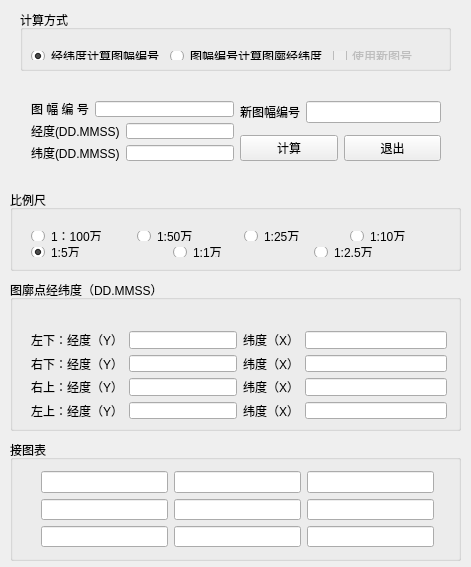
<?xml version="1.0" encoding="UTF-8"?>
<ui version="4.0">
 <class>PictureFrame</class>
 <widget class="QWidget" name="PictureFrame">
  <property name="geometry">
   <rect>
    <x>0</x>
    <y>0</y>
    <width>471</width>
    <height>567</height>
   </rect>
  </property>
  <property name="windowTitle">
   <string>图幅信息计算器</string>
  </property>
  <widget class="QGroupBox" name="groupBox_IndexMap">
   <property name="geometry">
    <rect>
     <x>10</x>
     <y>440</y>
     <width>451</width>
     <height>121</height>
    </rect>
   </property>
   <property name="title">
    <string>接图表</string>
   </property>
   <widget class="QWidget" name="layoutWidget">
    <property name="geometry">
     <rect>
      <x>20</x>
      <y>20</y>
      <width>415</width>
      <height>98</height>
     </rect>
    </property>
    <layout class="QVBoxLayout" name="verticalLayout_6">
     <item>
      <layout class="QHBoxLayout" name="horizontalLayout_18">
       <item>
        <widget class="QLineEdit" name="lineEdit_table11">
         <property name="enabled">
          <bool>true</bool>
         </property>
         <property name="alignment">
          <set>Qt::AlignCenter</set>
         </property>
         <property name="readOnly">
          <bool>true</bool>
         </property>
        </widget>
       </item>
       <item>
        <widget class="QLineEdit" name="lineEdit_table12">
         <property name="enabled">
          <bool>true</bool>
         </property>
         <property name="alignment">
          <set>Qt::AlignCenter</set>
         </property>
         <property name="readOnly">
          <bool>true</bool>
         </property>
        </widget>
       </item>
       <item>
        <widget class="QLineEdit" name="lineEdit_table13">
         <property name="enabled">
          <bool>true</bool>
         </property>
         <property name="alignment">
          <set>Qt::AlignCenter</set>
         </property>
         <property name="readOnly">
          <bool>true</bool>
         </property>
        </widget>
       </item>
      </layout>
     </item>
     <item>
      <layout class="QHBoxLayout" name="horizontalLayout_19">
       <item>
        <widget class="QLineEdit" name="lineEdit_table21">
         <property name="enabled">
          <bool>true</bool>
         </property>
         <property name="alignment">
          <set>Qt::AlignCenter</set>
         </property>
         <property name="readOnly">
          <bool>true</bool>
         </property>
        </widget>
       </item>
       <item>
        <widget class="QLineEdit" name="lineEdit_table22">
         <property name="enabled">
          <bool>true</bool>
         </property>
         <property name="alignment">
          <set>Qt::AlignCenter</set>
         </property>
         <property name="readOnly">
          <bool>true</bool>
         </property>
        </widget>
       </item>
       <item>
        <widget class="QLineEdit" name="lineEdit_table23">
         <property name="enabled">
          <bool>true</bool>
         </property>
         <property name="alignment">
          <set>Qt::AlignCenter</set>
         </property>
         <property name="readOnly">
          <bool>true</bool>
         </property>
        </widget>
       </item>
      </layout>
     </item>
     <item>
      <layout class="QHBoxLayout" name="horizontalLayout_20">
       <item>
        <widget class="QLineEdit" name="lineEdit_table31">
         <property name="enabled">
          <bool>true</bool>
         </property>
         <property name="alignment">
          <set>Qt::AlignCenter</set>
         </property>
         <property name="readOnly">
          <bool>true</bool>
         </property>
        </widget>
       </item>
       <item>
        <widget class="QLineEdit" name="lineEdit_table32">
         <property name="enabled">
          <bool>true</bool>
         </property>
         <property name="alignment">
          <set>Qt::AlignCenter</set>
         </property>
         <property name="readOnly">
          <bool>true</bool>
         </property>
        </widget>
       </item>
       <item>
        <widget class="QLineEdit" name="lineEdit_table33">
         <property name="enabled">
          <bool>true</bool>
         </property>
         <property name="alignment">
          <set>Qt::AlignCenter</set>
         </property>
         <property name="readOnly">
          <bool>true</bool>
         </property>
        </widget>
       </item>
      </layout>
     </item>
    </layout>
   </widget>
  </widget>
  <widget class="QGroupBox" name="groupBox_MapBorder">
   <property name="geometry">
    <rect>
     <x>10</x>
     <y>280</y>
     <width>451</width>
     <height>151</height>
    </rect>
   </property>
   <property name="title">
    <string>图廓点经纬度（DD.MMSS）</string>
   </property>
   <widget class="QWidget" name="layoutWidget">
    <property name="geometry">
     <rect>
      <x>10</x>
      <y>40</y>
      <width>438</width>
      <height>110</height>
     </rect>
    </property>
    <layout class="QHBoxLayout" name="horizontalLayout_17">
     <item>
      <layout class="QVBoxLayout" name="verticalLayout_5">
       <item>
        <layout class="QHBoxLayout" name="horizontalLayout_9">
         <item>
          <widget class="QLabel" name="label_3">
           <property name="text">
            <string>左下：经度（Y）</string>
           </property>
          </widget>
         </item>
         <item>
          <widget class="QLineEdit" name="lineEdit_LonBottomLeft">
           <property name="enabled">
            <bool>true</bool>
           </property>
           <property name="alignment">
            <set>Qt::AlignCenter</set>
           </property>
           <property name="readOnly">
            <bool>true</bool>
           </property>
          </widget>
         </item>
        </layout>
       </item>
       <item>
        <layout class="QHBoxLayout" name="horizontalLayout_10">
         <item>
          <widget class="QLabel" name="label_6">
           <property name="text">
            <string>右下：经度（Y）</string>
           </property>
          </widget>
         </item>
         <item>
          <widget class="QLineEdit" name="lineEdit_LonBottomRight">
           <property name="enabled">
            <bool>true</bool>
           </property>
           <property name="alignment">
            <set>Qt::AlignCenter</set>
           </property>
           <property name="readOnly">
            <bool>true</bool>
           </property>
          </widget>
         </item>
        </layout>
       </item>
       <item>
        <layout class="QHBoxLayout" name="horizontalLayout_11">
         <item>
          <widget class="QLabel" name="label_7">
           <property name="text">
            <string>右上：经度（Y）</string>
           </property>
          </widget>
         </item>
         <item>
          <widget class="QLineEdit" name="lineEdit_LonUpperRight">
           <property name="enabled">
            <bool>true</bool>
           </property>
           <property name="alignment">
            <set>Qt::AlignCenter</set>
           </property>
           <property name="readOnly">
            <bool>true</bool>
           </property>
          </widget>
         </item>
        </layout>
       </item>
       <item>
        <layout class="QHBoxLayout" name="horizontalLayout_12">
         <item>
          <widget class="QLabel" name="label_8">
           <property name="text">
            <string>左上：经度（Y）</string>
           </property>
          </widget>
         </item>
         <item>
          <widget class="QLineEdit" name="lineEdit_LonUpperLeft">
           <property name="enabled">
            <bool>true</bool>
           </property>
           <property name="alignment">
            <set>Qt::AlignCenter</set>
           </property>
           <property name="readOnly">
            <bool>true</bool>
           </property>
          </widget>
         </item>
        </layout>
       </item>
      </layout>
     </item>
     <item>
      <layout class="QVBoxLayout" name="verticalLayout_3">
       <item>
        <layout class="QHBoxLayout" name="horizontalLayout_13">
         <item>
          <widget class="QLabel" name="label_11">
           <property name="text">
            <string>纬度（X）</string>
           </property>
          </widget>
         </item>
         <item>
          <widget class="QLineEdit" name="lineEdit_LatBottomLeft">
           <property name="enabled">
            <bool>true</bool>
           </property>
           <property name="alignment">
            <set>Qt::AlignCenter</set>
           </property>
           <property name="readOnly">
            <bool>true</bool>
           </property>
          </widget>
         </item>
        </layout>
       </item>
       <item>
        <layout class="QHBoxLayout" name="horizontalLayout_14">
         <item>
          <widget class="QLabel" name="label_12">
           <property name="text">
            <string>纬度（X）</string>
           </property>
          </widget>
         </item>
         <item>
          <widget class="QLineEdit" name="lineEdit_LatBottomRight">
           <property name="enabled">
            <bool>true</bool>
           </property>
           <property name="alignment">
            <set>Qt::AlignCenter</set>
           </property>
           <property name="readOnly">
            <bool>true</bool>
           </property>
          </widget>
         </item>
        </layout>
       </item>
       <item>
        <layout class="QHBoxLayout" name="horizontalLayout_15">
         <item>
          <widget class="QLabel" name="label_13">
           <property name="text">
            <string>纬度（X）</string>
           </property>
          </widget>
         </item>
         <item>
          <widget class="QLineEdit" name="lineEdit_LatUpperRight">
           <property name="enabled">
            <bool>true</bool>
           </property>
           <property name="alignment">
            <set>Qt::AlignCenter</set>
           </property>
           <property name="readOnly">
            <bool>true</bool>
           </property>
          </widget>
         </item>
        </layout>
       </item>
       <item>
        <layout class="QHBoxLayout" name="horizontalLayout_16">
         <item>
          <widget class="QLabel" name="label_14">
           <property name="text">
            <string>纬度（X）</string>
           </property>
          </widget>
         </item>
         <item>
          <widget class="QLineEdit" name="lineEdit_LatUpperLeft">
           <property name="enabled">
            <bool>true</bool>
           </property>
           <property name="alignment">
            <set>Qt::AlignCenter</set>
           </property>
           <property name="readOnly">
            <bool>true</bool>
           </property>
          </widget>
         </item>
        </layout>
       </item>
      </layout>
     </item>
    </layout>
   </widget>
  </widget>
  <widget class="QGroupBox" name="groupBox_Scale">
   <property name="geometry">
    <rect>
     <x>10</x>
     <y>190</y>
     <width>451</width>
     <height>81</height>
    </rect>
   </property>
   <property name="title">
    <string>比例尺</string>
   </property>
   <widget class="QWidget" name="layoutWidget">
    <property name="geometry">
     <rect>
      <x>10</x>
      <y>30</y>
      <width>441</width>
      <height>48</height>
     </rect>
    </property>
    <layout class="QVBoxLayout" name="verticalLayout_4">
     <item>
      <layout class="QHBoxLayout" name="horizontalLayout_3">
       <item>
        <widget class="QRadioButton" name="radioButton_Scale100">
         <property name="text">
          <string>1：100万</string>
         </property>
         <property name="checked">
          <bool>true</bool>
         </property>
        </widget>
       </item>
       <item>
        <widget class="QRadioButton" name="radioButton_Scale50">
         <property name="text">
          <string>1:50万</string>
         </property>
        </widget>
       </item>
       <item>
        <widget class="QRadioButton" name="radioButton_Scale25">
         <property name="text">
          <string>1:25万</string>
         </property>
        </widget>
       </item>
       <item>
        <widget class="QRadioButton" name="radioButton_Scale10">
         <property name="text">
          <string>1:10万</string>
         </property>
        </widget>
       </item>
      </layout>
     </item>
     <item>
      <layout class="QHBoxLayout" name="horizontalLayout_2">
       <item>
        <widget class="QRadioButton" name="radioButton_Scale5">
         <property name="text">
          <string>1:5万</string>
         </property>
         <property name="checked">
          <bool>true</bool>
         </property>
        </widget>
       </item>
       <item>
        <widget class="QRadioButton" name="radioButton_Scale1">
         <property name="text">
          <string>1:1万</string>
         </property>
        </widget>
       </item>
       <item>
        <widget class="QRadioButton" name="radioButton_Scale25000">
         <property name="text">
          <string>1:2.5万</string>
         </property>
        </widget>
       </item>
      </layout>
     </item>
    </layout>
   </widget>
  </widget>
  <widget class="QGroupBox" name="groupBox_CalStyle">
   <property name="geometry">
    <rect>
     <x>20</x>
     <y>10</y>
     <width>431</width>
     <height>61</height>
    </rect>
   </property>
   <property name="title">
    <string>计算方式</string>
   </property>
   <widget class="QWidget" name="layoutWidget">
    <property name="geometry">
     <rect>
      <x>0</x>
      <y>30</y>
      <width>431</width>
      <height>31</height>
     </rect>
    </property>
    <layout class="QHBoxLayout" name="horizontalLayout">
     <item>
      <widget class="QRadioButton" name="radioButton_FromLonLat">
       <property name="text">
        <string>经纬度计算图幅编号</string>
       </property>
       <property name="checked">
        <bool>true</bool>
       </property>
      </widget>
     </item>
     <item>
      <widget class="QRadioButton" name="radioButton_FromPicture">
       <property name="text">
        <string>图幅编号计算图廓经纬度</string>
       </property>
      </widget>
     </item>
     <item>
      <widget class="QCheckBox" name="checkBox_BoolNewPicture">
       <property name="enabled">
        <bool>false</bool>
       </property>
       <property name="text">
        <string>使用新图号</string>
       </property>
      </widget>
     </item>
    </layout>
   </widget>
  </widget>
  <widget class="QWidget" name="layoutWidget">
   <property name="geometry">
    <rect>
     <x>20</x>
     <y>90</y>
     <width>432</width>
     <height>82</height>
    </rect>
   </property>
   <layout class="QHBoxLayout" name="horizontalLayout_21">
    <item>
     <layout class="QVBoxLayout" name="verticalLayout">
      <item>
       <layout class="QHBoxLayout" name="horizontalLayout_6">
        <item>
         <widget class="QLabel" name="label">
          <property name="text">
           <string>图 幅 编 号</string>
          </property>
         </widget>
        </item>
        <item>
         <widget class="QLineEdit" name="lineEdit_OldPitcureID">
          <property name="alignment">
           <set>Qt::AlignCenter</set>
          </property>
         </widget>
        </item>
       </layout>
      </item>
      <item>
       <layout class="QHBoxLayout" name="horizontalLayout_5">
        <item>
         <widget class="QLabel" name="label_2">
          <property name="text">
           <string>经度(DD.MMSS)</string>
          </property>
         </widget>
        </item>
        <item>
         <widget class="QLineEdit" name="lineEdit_PictureLon">
          <property name="alignment">
           <set>Qt::AlignCenter</set>
          </property>
         </widget>
        </item>
       </layout>
      </item>
      <item>
       <layout class="QHBoxLayout" name="horizontalLayout_4">
        <item>
         <widget class="QLabel" name="label_5">
          <property name="text">
           <string>纬度(DD.MMSS)</string>
          </property>
         </widget>
        </item>
        <item>
         <widget class="QLineEdit" name="lineEdit_PictureLat">
          <property name="alignment">
           <set>Qt::AlignCenter</set>
          </property>
         </widget>
        </item>
       </layout>
      </item>
     </layout>
    </item>
    <item>
     <layout class="QVBoxLayout" name="verticalLayout_2">
      <item>
       <layout class="QHBoxLayout" name="horizontalLayout_7">
        <item>
         <widget class="QLabel" name="label_4">
          <property name="text">
           <string>新图幅编号</string>
          </property>
         </widget>
        </item>
        <item>
         <widget class="QLineEdit" name="lineEdit_NewPitcureID">
          <property name="enabled">
           <bool>true</bool>
          </property>
          <property name="alignment">
           <set>Qt::AlignCenter</set>
          </property>
          <property name="readOnly">
           <bool>false</bool>
          </property>
         </widget>
        </item>
       </layout>
      </item>
      <item>
       <spacer name="verticalSpacer">
        <property name="orientation">
         <enum>Qt::Vertical</enum>
        </property>
        <property name="sizeHint" stdset="0">
         <size>
          <width>20</width>
          <height>40</height>
         </size>
        </property>
       </spacer>
      </item>
      <item>
       <layout class="QHBoxLayout" name="horizontalLayout_8">
        <item>
         <widget class="QPushButton" name="pushButton_Cal">
          <property name="text">
           <string>计算</string>
          </property>
         </widget>
        </item>
        <item>
         <widget class="QPushButton" name="pushButton_Quit">
          <property name="text">
           <string>退出</string>
          </property>
         </widget>
        </item>
       </layout>
      </item>
     </layout>
    </item>
   </layout>
  </widget>
 </widget>
 <layoutdefault spacing="6" margin="11"/>
 <tabstops>
  <tabstop>radioButton_FromLonLat</tabstop>
  <tabstop>radioButton_FromPicture</tabstop>
  <tabstop>checkBox_BoolNewPicture</tabstop>
  <tabstop>lineEdit_table11</tabstop>
  <tabstop>lineEdit_table12</tabstop>
  <tabstop>lineEdit_table13</tabstop>
  <tabstop>lineEdit_table21</tabstop>
  <tabstop>lineEdit_table22</tabstop>
  <tabstop>lineEdit_table23</tabstop>
  <tabstop>lineEdit_table31</tabstop>
  <tabstop>lineEdit_table32</tabstop>
  <tabstop>lineEdit_table33</tabstop>
  <tabstop>lineEdit_LonBottomLeft</tabstop>
  <tabstop>lineEdit_LonBottomRight</tabstop>
  <tabstop>lineEdit_LonUpperRight</tabstop>
  <tabstop>lineEdit_LonUpperLeft</tabstop>
  <tabstop>lineEdit_LatBottomLeft</tabstop>
  <tabstop>lineEdit_LatBottomRight</tabstop>
  <tabstop>lineEdit_LatUpperRight</tabstop>
  <tabstop>lineEdit_LatUpperLeft</tabstop>
  <tabstop>radioButton_Scale100</tabstop>
  <tabstop>radioButton_Scale50</tabstop>
  <tabstop>radioButton_Scale25</tabstop>
  <tabstop>radioButton_Scale10</tabstop>
  <tabstop>radioButton_Scale5</tabstop>
  <tabstop>radioButton_Scale1</tabstop>
  <tabstop>radioButton_Scale25000</tabstop>
  <tabstop>lineEdit_OldPitcureID</tabstop>
  <tabstop>lineEdit_PictureLon</tabstop>
  <tabstop>lineEdit_PictureLat</tabstop>
  <tabstop>lineEdit_NewPitcureID</tabstop>
  <tabstop>pushButton_Cal</tabstop>
  <tabstop>pushButton_Quit</tabstop>
 </tabstops>
 <resources/>
 <connections/>
</ui>
